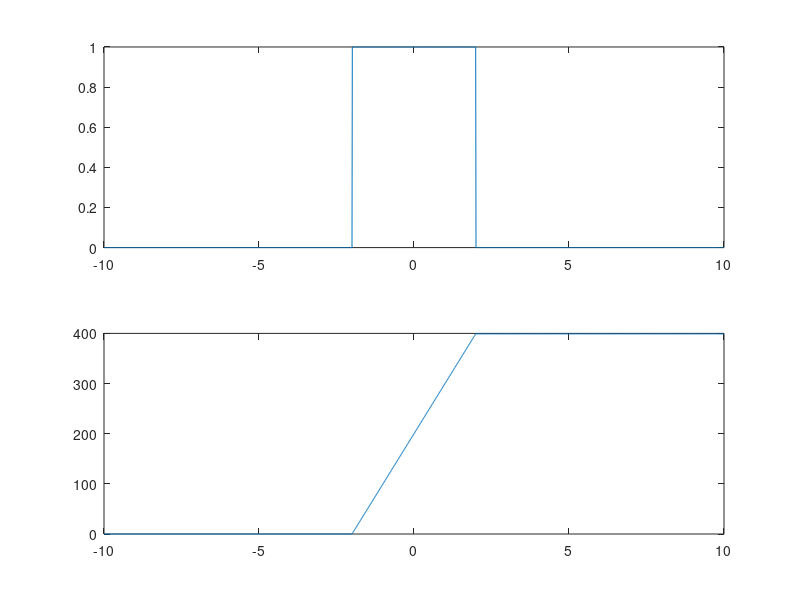
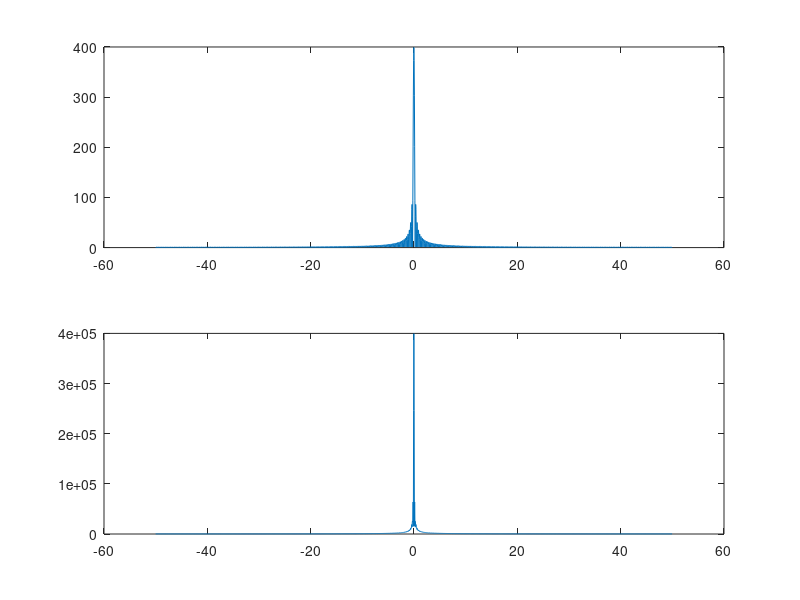

Recreate these plots in MATLAB, in order.
clear
clf
k=1; yi(1) =0;
t =-10:0.01:10
for i=t; 
	if(i>-2&&i<2) y(k)=1;
	else y(k)=0;
    end
    if (k > 1)
	yi(k)=yi(k-1)+y(k);
    end
	k = k+1;
end
step= 1/0.01;
f = -step/2:step/length(t):step/2-step/length(t);
figure(1)
subplot(2,1,1), plot(t,y);
subplot(2,1,2), plot(t,yi);
figure(2)
subplot(2,1,1), plot(f,fftshift(abs(fft(y))));
subplot(2,1,2), plot(f,fftshift(abs(fft(yi))));
